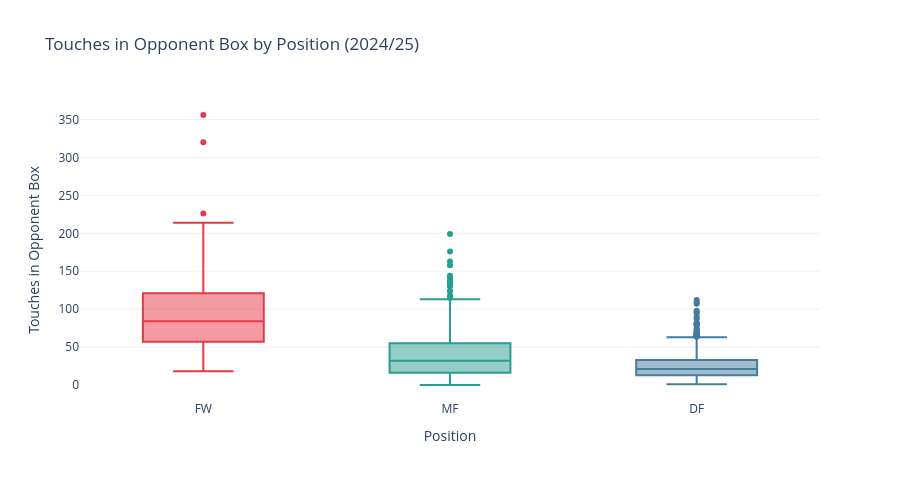

Here is the notebook cell this chart was saved with:
### Code cell
# 5.2 Touches in Opponent Box by Position
fig = px.box(pos_df, x='primary_position', y='touches_opp_box', color='primary_position',
             color_discrete_map=POSITION_COLORS,
             title='Touches in Opponent Box by Position (2024/25)',
             labels={'touches_opp_box': 'Touches in Opponent Box', 'primary_position': 'Position'},
             points='outliers', category_orders={'primary_position': POSITION_ORDER})
fig.update_layout(height=480, showlegend=False, plot_bgcolor='white',
                  yaxis=dict(showgrid=True, gridcolor='#f0f0f0'))
fig.show()

### Figure 1 — Plotly figure (JSON) as saved in the notebook; plotly's stock layout.template omitted (floating-point values rounded to 4 significant figures; data arrays with more than 128 entries replaced by an {"elided": "..."} marker saying what was removed)
{"data": [{"alignmentgroup": "True", "boxpoints": "outliers", "hovertemplate": "Position=%{x}<br>Touches in Opponent Box=%{y}<extra></extra>", "legendgroup": "FW", "marker": {"color": "#e63946"}, "name": "FW", "notched": false, "offsetgroup": "FW", "orientation": "v", "showlegend": true, "type": "box", "x": {"elided": "346 str values"}, "x0": " ", "xaxis": "x", "y": {"elided": "346 int values"}, "y0": " ", "yaxis": "y"}, {"alignmentgroup": "True", "boxpoints": "outliers", "hovertemplate": "Position=%{x}<br>Touches in Opponent Box=%{y}<extra></extra>", "legendgroup": "MF", "marker": {"color": "#2a9d8f"}, "name": "MF", "notched": false, "offsetgroup": "MF", "orientation": "v", "showlegend": true, "type": "box", "x": {"elided": "494 str values"}, "x0": " ", "xaxis": "x", "y": {"elided": "494 int values"}, "y0": " ", "yaxis": "y"}, {"alignmentgroup": "True", "boxpoints": "outliers", "hovertemplate": "Position=%{x}<br>Touches in Opponent Box=%{y}<extra></extra>", "legendgroup": "DF", "marker": {"color": "#457b9d"}, "name": "DF", "notched": false, "offsetgroup": "DF", "orientation": "v", "showlegend": true, "type": "box", "x": {"elided": "617 str values"}, "x0": " ", "xaxis": "x", "y": {"elided": "617 int values"}, "y0": " ", "yaxis": "y"}], "layout": {"boxmode": "overlay", "height": 480, "legend": {"title": {"text": "Position"}, "tracegroupgap": 0}, "plot_bgcolor": "white", "showlegend": false, "title": {"text": "Touches in Opponent Box by Position (2024/25)"}, "xaxis": {"anchor": "y", "categoryarray": ["FW", "MF", "DF"], "categoryorder": "array", "domain": [0, 1], "title": {"text": "Position"}}, "yaxis": {"anchor": "x", "domain": [0, 1], "gridcolor": "#f0f0f0", "showgrid": true, "title": {"text": "Touches in Opponent Box"}}}}
